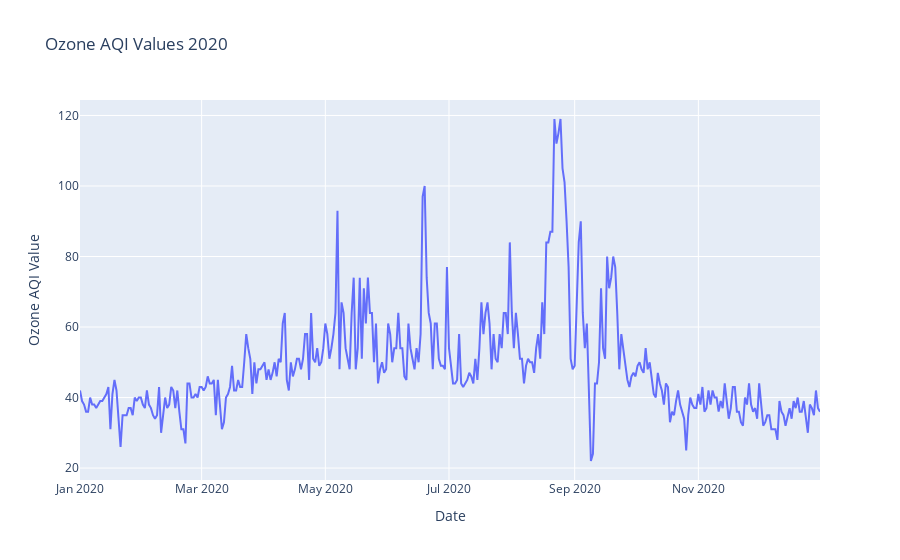

Notebook cell for this chart:
### Code cell
fig2 = px.line(df_2020, x="Date", y="Ozone AQI Value", title="Ozone AQI Values 2020")
fig2.show()

### Figure 1 — Plotly figure (JSON) as saved in the notebook; plotly's stock layout.template omitted (floating-point values rounded to 4 significant figures; data arrays with more than 128 entries replaced by an {"elided": "..."} marker saying what was removed)
{"data": [{"hovertemplate": "Date=%{x}<br>Ozone AQI Value=%{y}<extra></extra>", "legendgroup": "", "line": {"color": "#636efa", "dash": "solid"}, "mode": "lines", "name": "", "orientation": "v", "showlegend": false, "type": "scatter", "x": {"elided": "366 str values"}, "xaxis": "x", "y": {"elided": "366 int values"}, "yaxis": "y"}], "layout": {"legend": {"tracegroupgap": 0}, "title": {"text": "Ozone AQI Values 2020"}, "xaxis": {"anchor": "y", "domain": [0, 1], "title": {"text": "Date"}}, "yaxis": {"anchor": "x", "domain": [0, 1], "title": {"text": "Ozone AQI Value"}}}}
